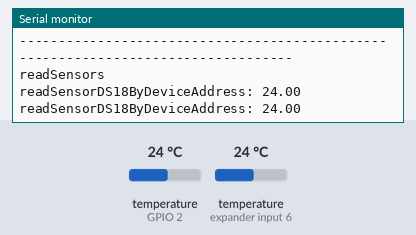
Bench run of a sketch on a simulated ESP8266 (NodeMCU). Shown: the last lines printed to the serial monitor. The inputs (shaded band) are chosen by the test bench; at power-on: temperature (sensors on GPIO 2, expander input 6) 24 °C. WiFi joins after 1.5 s; servers stay silent unless stated.

Above: at 12.8 s.
12.9 s: temperature (sensor on GPIO 2) set to 12 °C
17.2 s: temperature (sensor on expander input 6) set to 19 °C
At 18.1 s:
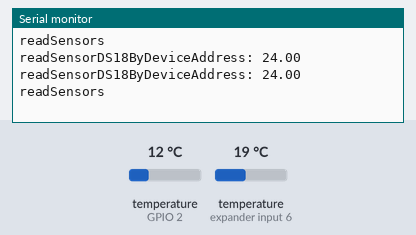
21.5 s: temperature (sensor on GPIO 2) set to 28 °C
At 25.3 s:
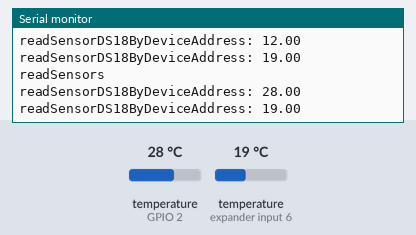
25.8 s: temperature (sensor on expander input 6) set to 33 °C
At 30.8 s:
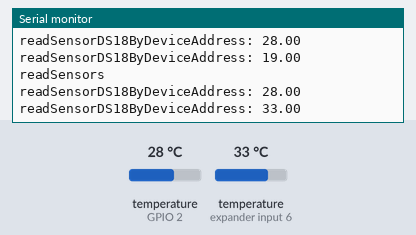
Timing chart, 0 to 31.1 s (numbered marks = the images above; inputs shaded):
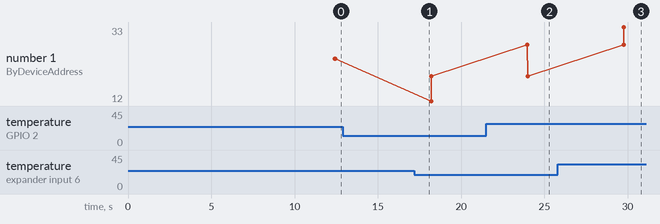

The sketch:

dy_NodeMCU_WebServer_DS1820.ino
```cpp
/*
* ESP8266 WiFi - Basic WebServer with DS1820
 *   Created on: 17.09.2017
 *   by DubyOriginal
 *
 * ---------------------------------------------------------
 * -> Arduino ESP8266
 *
 * ---------------------------------------------------------
 * source: USB 5V
 *
 * ---------------------------------------------------------
 * Programmer setup:
 *    - Tools -> Board -> Generic ESP8266 module
 */

#include <ESP8266WiFi.h>
#include <OneWire.h>
#include <DallasTemperature.h>

//CONST
const char* ssid = "SkyNet";
const char* password = "adidasneo";
const int sensorNum = 2;
const int REFRESH_TIMEOUT = 5000;            //refresh time

//STRUCT  {"sensor_address":"3563547","sensor_type":"temp","sensor_value":"22.22"}
typedef struct{
    String sensor_id;
    DeviceAddress sensor_address;
    String sensor_value;
} TSensor;
TSensor sensorsArr[sensorNum];

// Data wire is plugged into pin D4 on the ESP8266 12-E - GPIO 2
#define ONE_WIRE_BUS 2
#define serial Serial

// Setup a oneWire instance to communicate with any OneWire devices (not just Maxim/Dallas temperature ICs)
OneWire oneWire(ONE_WIRE_BUS);

// Pass our oneWire reference to Dallas Temperature.
DallasTemperature DS18B20(&oneWire);
//char temperatureCString[6];
//char temperatureFString[6];

// Web Server on port 80
WiFiServer server(80);

// only runs once on boot
void setup() {
  serial.begin(115200);
  while (!serial) {;}   //Initialize serial and wait for port to open:
  serial.println("");
  serial.println("++++++++++++++++++++++++++++++++++++++++++++++++++++++++++++++++++++++++++++++++++");
  serial.println("ESP8266 WiFi - WebServer with DS1820");
  delay(100);

  getAllAttachedSensors();

  defineDeviceSensors();
  DS18B20.begin(); // IC Default 9 bit. If you have troubles consider upping it 12. Ups the delay giving the IC more time to process the temperature measurement

  initWiFi_Server();

}

//******************************************************************************************************************************
void getAllAttachedSensors(){
  serial.print("getAllAttachedSensors");
  byte i;
  byte addr[8];
  byte cnt = 0;

  while(oneWire.search(addr)) {
    serial.print("sensor[" + String(cnt) + "] addr: \t");
    //read each byte in the address array
    for( i = 0; i < 8; i++) {
      serial.print("0x");
      if (addr[i] < 16) {
        serial.print('0');
      }
      // print each byte in the address array in hex format
      serial.print(addr[i], HEX);
      if (i < 7) {
        serial.print(" ");
      }else{
        serial.print("\n");
        cnt++;
      }
    }
    // a check to make sure that what we read is correct.
    if ( OneWire::crc8( addr, 7) != addr[7]) {
        serial.print("CRC is not valid!\n");
        return;
    }
  }
  oneWire.reset_search();
  return;
}

void defineDeviceSensors(){
    //DeviceAddress -> typedef uint8_t DeviceAddress[8];
    // add values to sensor:    sensor_id  |  sensor_address  |  sensor_value;
    sensorsArr[0]   = (TSensor) {"100", {0x28, 0xff, 0x0c, 0x00, 0xa3, 0x16, 0x05, 0x02}, ""};
    sensorsArr[1]   = (TSensor) {"101", {0x28, 0xff, 0x69, 0x0c, 0xa3, 0x16, 0x03, 0x0e}, ""};
}

void initWiFi_Server(){
  // Connecting to WiFi network
  serial.println();
  serial.print("Connecting to ");
  serial.println(ssid);

  WiFi.begin(ssid, password);
  while (WiFi.status() != WL_CONNECTED) {
    delay(500);
    serial.print(".");
  }
  serial.println ("");
  serial.println ("Connected to " + String(ssid));

  //prepare web server
  server.begin();
  serial.println("Web server running. Waiting for the ESP IP...");
  delay(10000);

  serial.print("device IP address: ");
  serial.println(WiFi.localIP());
  serial.println("----------------------------------------------------------------------------------");
}

float readSensorDS18ByDeviceAddress(DeviceAddress deviceAddress){
   float tempC = DS18B20.getTempC(deviceAddress);
   if (tempC <= -127.00) {
      serial.println("Error getting temperature  ");
   } else{
      serial.println("readSensorDS18ByDeviceAddress: " + String(tempC));
   }
   return tempC;
}

void readSensors(){
  serial.println("readSensors");
  DS18B20.requestTemperatures();

  float sensVal = 0;
  for (int i=0; i < sensorNum; i++){
    sensVal = readSensorDS18ByDeviceAddress(sensorsArr[i].sensor_address);
    if (!isnan(sensVal)){
      sensorsArr[i].sensor_value = String(sensVal);
    }
  }
}

void generateHttpPage(WiFiClient client){
  client.println("HTTP/1.1 200 OK");
  client.println("Content-Type: text/html");
  client.println("Connection: close");  // the connection will be closed after completion of the response
  client.println("Refresh: 5");  // refresh the page automatically every 5 sec
  client.println();
  client.println("<!DOCTYPE HTML>");
  client.println("<html>");
  client.print("<p style='text-align: center;'>&nbsp;</p>");
  client.print("<p style='text-align: center;'><span style='font-size: x-large;'><strong>ESP8266 Web Server</strong></span></p>");
  client.print("<p style='text-align: center;'><span>temperature sa senzora</span></p>");

  client.print("<p style='text-align: center;'><span style='color: #0000ff;'><strong style='font-size: large;'>PEC_JEZGRA = ");
  client.println(String(sensorsArr[0].sensor_value));
  client.print("</strong></span><h style='text-align: center;'><span style='color: #0000ff;'><strong style='font-size: large;'><sup>o</sup>C</strong></span></h></p>");

  client.print("<p style='text-align: center;'><span style='color: #fb601c;'><strong style='font-size: large;'>PEC_POLAZ = ");
  client.println(String(sensorsArr[1].sensor_value));
  client.print("</strong></span><h style='text-align: center;'><span style='color: #fb601c;'><strong style='font-size: large;'><sup>o</sup>C</strong></span></h></p>");

  client.println("</html>");
}

// runs over and over again
void loop() {

  WiFiClient client = server.available();
  readSensors();
  generateHttpPage(client);

  // closing the client connection
  delay(REFRESH_TIMEOUT);

}
```

Measured:
- after the input at 21.5 s, the serial monitor: prints a new line after 2.5 s (image 2)
- after the input at 25.8 s, the serial monitor: prints a new line after 4.0 s (image 3)
- plotted number 1: 24 → 19 after the input at 17.2 s, 19 → 33 after the input at 25.8 s
